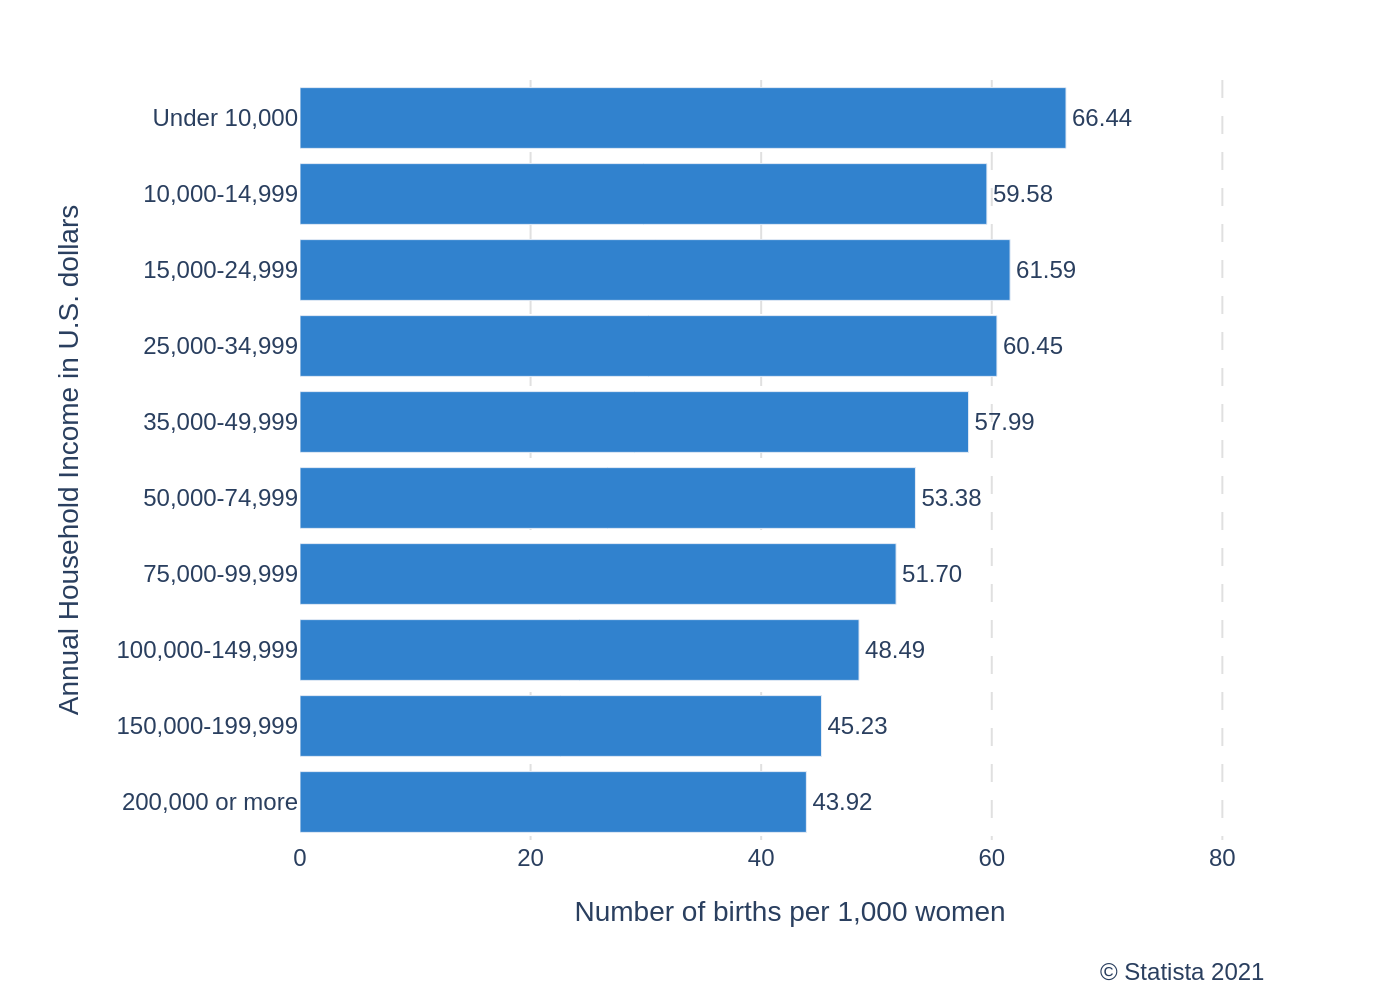

Write Python code to recreate this figure.
import sys
import json
import pathlib
import plotly.graph_objects as go

# Ensure a command-line argument is provided for the JSON file path
if len(sys.argv) != 2:
    print(f"Usage: python {sys.argv[0]} <json_file_path>")
    sys.exit(1)

json_path = sys.argv[1]

# Read and parse the JSON file
try:
    with open(json_path, 'r', encoding='utf-8') as f:
        config = json.load(f)
except FileNotFoundError:
    print(f"Error: JSON file not found at '{json_path}'")
    sys.exit(1)
except json.JSONDecodeError:
    print(f"Error: Could not decode JSON from '{json_path}'")
    sys.exit(1)

# Extract data, texts, and colors from the JSON structure
chart_data = config.get('chart_data', [])
texts = config.get('texts', {})
colors = config.get('colors', [])

# Prepare data for Plotly by separating categories and values
categories = [item['category'] for item in chart_data]
values = [item['value'] for item in chart_data]

# Reverse the order of data to display from top to bottom, matching the original image
categories.reverse()
values.reverse()

# Create the figure object
fig = go.Figure()

# Add the horizontal bar trace
fig.add_trace(go.Bar(
    y=categories,
    x=values,
    orientation='h',
    marker=dict(color=colors[0]),
    text=values,
    texttemplate='%{text:.2f}',
    textposition='outside',
    hoverinfo='none'
))

# Combine source and note for the caption, handling null values
source_text = texts.get('source')
note_text = texts.get('note')
caption_parts = [part for part in [source_text, note_text] if part]
caption = "<br>".join(caption_parts)

# Update layout for a clean, accurate, and professional appearance
fig.update_layout(
    font=dict(family="Arial", size=12),
    plot_bgcolor='white',
    paper_bgcolor='white',
    showlegend=False,
    xaxis=dict(
        title=texts.get('x_axis_title'),
        showgrid=True,
        gridcolor='#E0E0E0',
        griddash='dash',
        zeroline=False,
        range=[0, 85]  # Set range to match original and provide space for bar labels
    ),
    yaxis=dict(
        title=texts.get('y_axis_title'),
        showgrid=False
    ),
    margin=dict(l=150, r=60, t=40, b=80),  # Adjust margins to prevent labels from being cut off
    annotations=[
        dict(
            text=caption,
            align='right',
            showarrow=False,
            xref='paper',
            yref='paper',
            x=0.99,
            y=-0.15,
            xanchor='right',
            yanchor='top'
        )
    ] if caption else []
)

# Generate the output filename from the input JSON path
output_filename_base = pathlib.Path(json_path).stem
output_png_path = f"{output_filename_base}.png"

# Save the figure to a high-resolution PNG file
fig.write_image(output_png_path, scale=2)

print(f"Chart successfully generated and saved to '{output_png_path}'")
